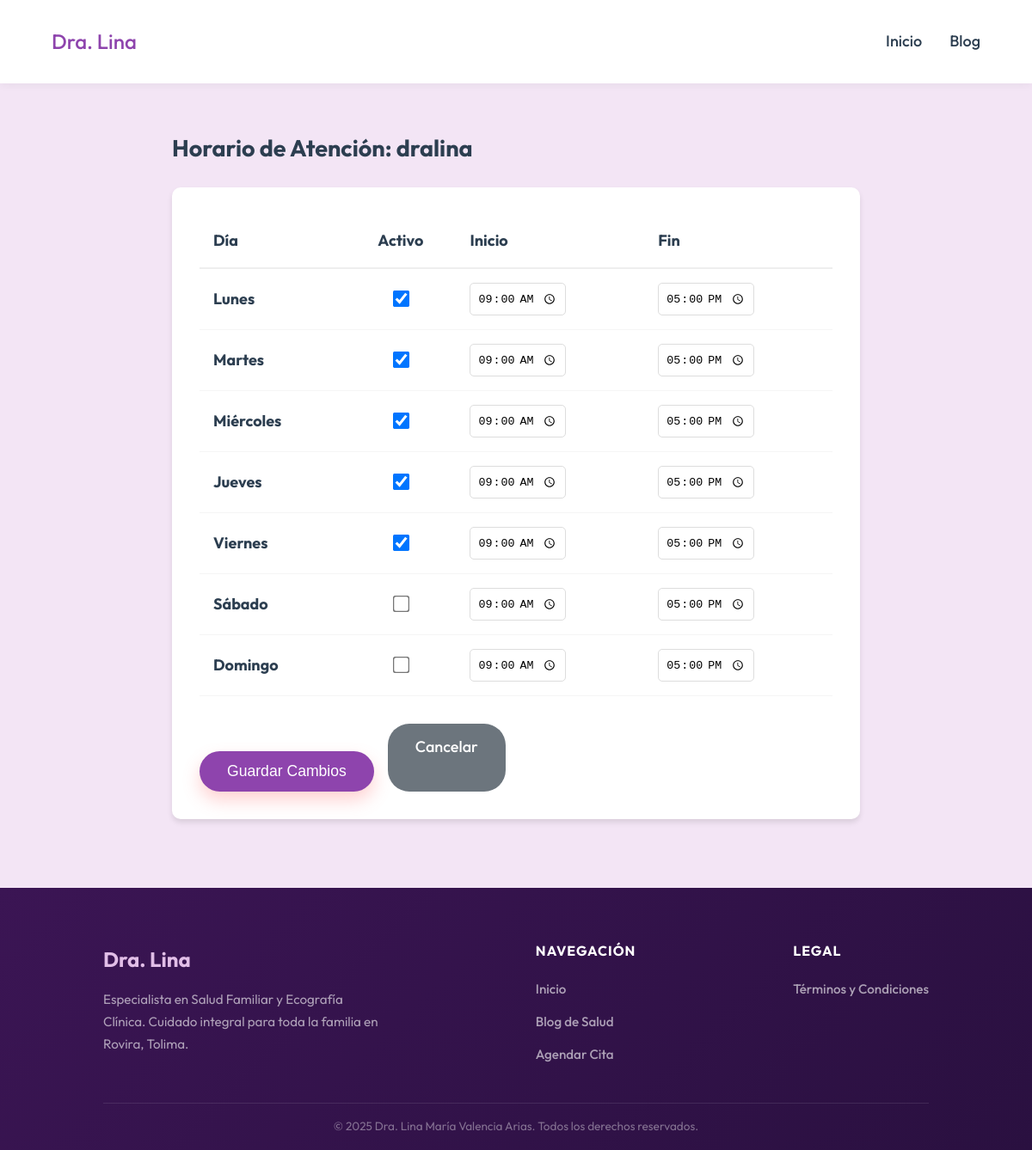
The app's page /admin/doctors/2/schedule (signed in) with its own data.
### app/models.py (models this page shows)
class User(UserMixin, db.Model):
    id = db.Column(db.Integer, primary_key=True)
    username = db.Column(db.String(80), unique=True, nullable=False)
    password_hash = db.Column(db.String(200), nullable=False)
    role = db.Column(db.String(20), default='admin')

class WorkSchedule(db.Model):
    id = db.Column(db.Integer, primary_key=True)
    doctor_id = db.Column(db.Integer, db.ForeignKey('user.id'), nullable=False)
    day_of_week = db.Column(db.Integer, nullable=False)
    start_time = db.Column(db.Time, nullable=False)
    end_time = db.Column(db.Time, nullable=False)
    is_active = db.Column(db.Boolean, default=True)
    doctor = db.relationship('User', backref='work_schedules')

### app/routes/admin.py (the view, shortened to what this page needs)
@admin_bp.route('/doctors/<int:id>/schedule', methods=['GET', 'POST'])
@login_required
def admin_doctors_schedule(id):
    from app.extensions import db
    from app.models import User, WorkSchedule
    doctor = User.query.get_or_404(id)
    schedules = WorkSchedule.query.filter_by(doctor_id=id).order_by(WorkSchedule.day_of_week).all()
    sched_map = {s.day_of_week: s for s in schedules}
    return render_template('admin/doctor_schedule.html', doctor=doctor, sched_map=sched_map)

### app/__init__.py (called while the page is built)
def create_app(config_name=None):
    if config_name is None:
        config_name = os.getenv('FLASK_ENV', 'development')
    app = Flask(__name__)
    app.config.from_object(config[config_name])
    db.init_app(app)
    migrate.init_app(app, db)
    login_manager.init_app(app)
    csrf.init_app(app)
    @login_manager.user_loader
    def load_user(user_id):
        from .models import User
        return User.query.get(int(user_id))
    from .routes import public_bp, admin_bp, api_bp
    app.register_blueprint(public_bp)
    app.register_blueprint(admin_bp)
    app.register_blueprint(api_bp)
    from . import models
    return app

### app/templates/admin/doctor_schedule.html (shortened to what this page needs)
{% extends "base.html" %}
{% block content %}
<section class="container" style="padding: 2rem; max-width: 800px;">
    <h1 style="margin-bottom: 1.5rem;">Horario de Atención: {{ doctor.username }}</h1>
    <form method="POST" class="card"
        style="padding: 2rem; background: white; border-radius: 10px; box-shadow: 0 4px 6px rgba(0,0,0,0.1);">
        <table style="width: 100%; border-collapse: collapse; margin-bottom: 2rem;">
            <thead>
                <tr style="text-align: left; border-bottom: 2px solid #eee;">
                    <th style="padding: 1rem;">Día</th>
                    <th style="padding: 1rem; text-align: center;">Activo</th>
                    <th style="padding: 1rem;">Inicio</th>
                    <th style="padding: 1rem;">Fin</th>
                </tr>
            </thead>
            <tbody>
                {% set days = ['Lunes', 'Martes', 'Miércoles', 'Jueves', 'Viernes', 'Sábado', 'Domingo'] %}
                {% for i in range(7) %}
                {% set sched = sched_map.get(i) %}
                <tr style="border-bottom: 1px solid #f5f5f5;">
                    <td style="padding: 1rem; font-weight: bold;">{{ days[i] }}</td>
                    <td style="padding: 1rem; text-align: center;">
                        <input type="checkbox" name="day_{{ i }}_active" {{ 'checked' if sched and sched.is_active
                            else '' }} style="transform: scale(1.5);">
                    </td>
                    <td style="padding: 1rem;">
                        <input type="time" name="day_{{ i }}_start"
                            value="{{ sched.start_time.strftime('%H:%M') if sched else '09:00' }}"
                            style="padding: 0.5rem; border: 1px solid #ddd; border-radius: 5px;">
                    </td>
                    <td style="padding: 1rem;">
                        <input type="time" name="day_{{ i }}_end"
                            value="{{ sched.end_time.strftime('%H:%M') if sched else '17:00' }}"
                            style="padding: 0.5rem; border: 1px solid #ddd; border-radius: 5px;">
                    </td>
                </tr>
                {% endfor %}
            </tbody>
        </table>
        <div style="display: flex; gap: 1rem;">
            <button type="submit" class="btn-primary"
                style="padding: 0.8rem 2rem; border: none; border-radius: 25px; cursor: pointer; color: white;">Guardar
                Cambios</button>
            <a href="{{ url_for('admin.admin_doctors') }}"
                style="padding: 0.8rem 2rem; background: #6c757d; color: white; text-decoration: none; border-radius: 25px; transition: 0.2s;">Cancelar</a>
        </div>
    </form>
</section>
{% endblock %}

### app/static/css/style.css (style rules this page uses)
:root { --primary: #8e44ad; --secondary: #9b59b6; --accent: #e1bee7; --dark: #2c3e50; --light: #f3e5f5; --white: #FFFFFF; --text-muted: #7f8c8d; }
body { font-family: 'Outfit', sans-serif; background-color: var(--light); color: var(--dark); margin: 0; line-height: 1.6; font-size: 18px; }
.container { max-width: 1200px; margin: 0 auto; padding: 0 2rem; }
a { text-decoration: none; color: var(--dark); font-weight: 500; transition: color 0.3s; }
.btn-primary { margin-top: 2rem; background: var(--primary); color: var(--white); padding: 1rem 2.5rem; border-radius: 50px; font-size: 1.1rem; box-shadow: 0 10px 20px rgba(255, 107, 107, 0.3); transition: transform 0.3s; }

### records on screen
User: username "dralina"
WorkSchedule: start_time "09:00", end_time "17:00"
WorkSchedule: start_time "09:00", end_time "17:00"
WorkSchedule: start_time "09:00", end_time "17:00"
WorkSchedule: start_time "09:00", end_time "17:00"
WorkSchedule: start_time "09:00", end_time "17:00"

### other values on screen
{{ days[i] }} "Lunes" "Martes" "Miércoles" "Jueves" "Viernes" "Sábado" "Domingo"
